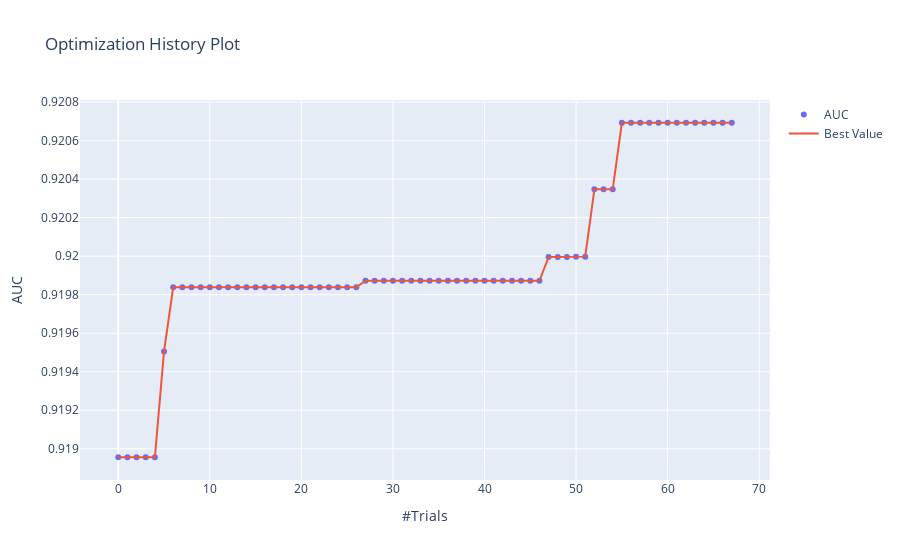

Source (notebook cell):
### Code cell
fig = optuna.visualization.plot_optimization_history(study, target_name='AUC')
fig.show()
